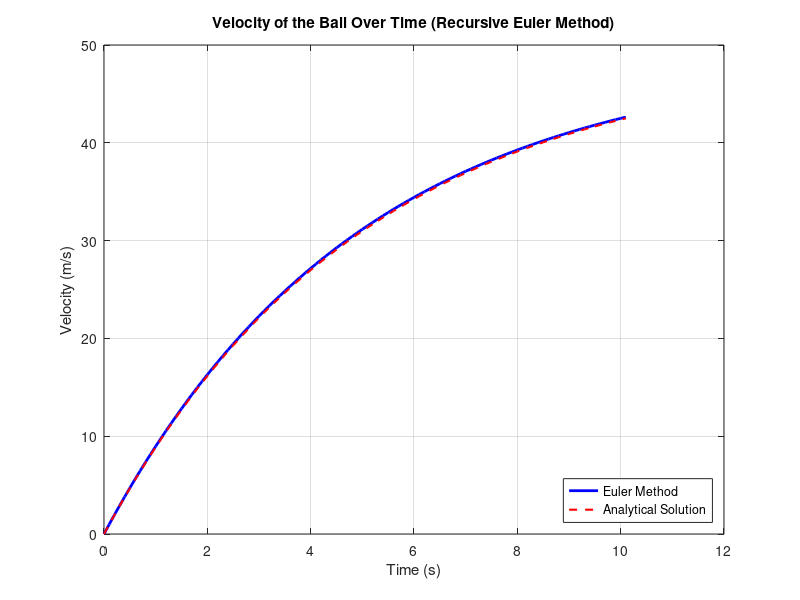

The MATLAB script that drew this image:
% euler_recursive.m
function euler_recursive()
    fprintf('=== Euler Method (Recursive) ===\n');
    
    % Parameters
    m = 1;              % mass of the ball (kg)
    g = 9.8;            % gravitational acceleration (m/s^2)
    k = 0.2;            % drag coefficient
    dt = 0.1;           % time step (s)
    t_end = 10;         % total time (s)
    
    % Initialization
    t0 = 0;             % initial time
    v0 = 0;             % initial velocity
    
    % Calculate number of steps
    num_steps = ceil(t_end / dt);
    t = zeros(1, num_steps + 1);
    v = zeros(1, num_steps + 1);
    t(1) = t0;
    v(1) = v0;
    
    fprintf('Parameters:\n');
    fprintf('Mass: %.1f kg\n', m);
    fprintf('Gravity: %.1f m/s²\n', g);
    fprintf('Drag coefficient: %.1f\n', k);
    fprintf('Time step: %.1f s\n', dt);
    fprintf('Total time: %.1f s\n', t_end);
    fprintf('Number of steps: %d\n', num_steps);
    
    % Start timing
    tic;
    
    % Recursive Euler method
    [t, v] = euler_recursive_func(m, g, k, dt, t, v, t0, t_end, 1);
    
    % Stop timing
    computation_time = toc;
    
    % Display results
    fprintf('\nResults:\n');
    fprintf('Final velocity: %.4f m/s\n', v(end));
    fprintf('Computation time: %.4f seconds\n', computation_time);
    fprintf('Number of steps: %d\n', num_steps);
    
    % Plotting the results
    figure;
    plot(t, v, 'b-', 'LineWidth', 2);
    xlabel('Time (s)');
    ylabel('Velocity (m/s)');
    title('Velocity of the Ball Over Time (Recursive Euler Method)');
    grid on;
    
    % Add analytical solution for comparison
    hold on;
    v_analytical = (g/k) * (1 - exp(-k*t));
    plot(t, v_analytical, 'r--', 'LineWidth', 1.5);
    legend('Euler Method', 'Analytical Solution', 'Location', 'southeast');
    
    % Calculate and display error
    final_error = abs(v(end) - v_analytical(end));
    fprintf('Final velocity error: %.6f m/s\n', final_error);
    
    % Close extra figures if more than 10 are open
    figHandles = findobj('Type', 'figure');
    if length(figHandles) > 10
        close(figHandles(1:end-10));
    end
    
    % Save results
    save("euler_recursive.mat", "t", "v", "computation_time", "num_steps", "final_error");
end

function [t, v] = euler_recursive_func(m, g, k, dt, t, v, current_time, t_end, step)
    % Base case: if current time exceeds end time, return
    if current_time >= t_end
        return;
    end
    
    % Calculate next time step
    next_time = current_time + dt;
    
    % Euler method step
    dvdt = g - k * v(step);  % compute the derivative
    v(step + 1) = v(step) + dvdt * dt;  % update velocity
    t(step + 1) = next_time;  % update time
    
    % Display progress for first few steps
    if step <= 5
        fprintf('Step %d: t = %.1f s, v = %.4f m/s\n', step, t(step), v(step));
    elseif step == 6
        fprintf('...\n');
    end
    
    % Recursive call for next step
    [t, v] = euler_recursive_func(m, g, k, dt, t, v, next_time, t_end, step + 1);
end